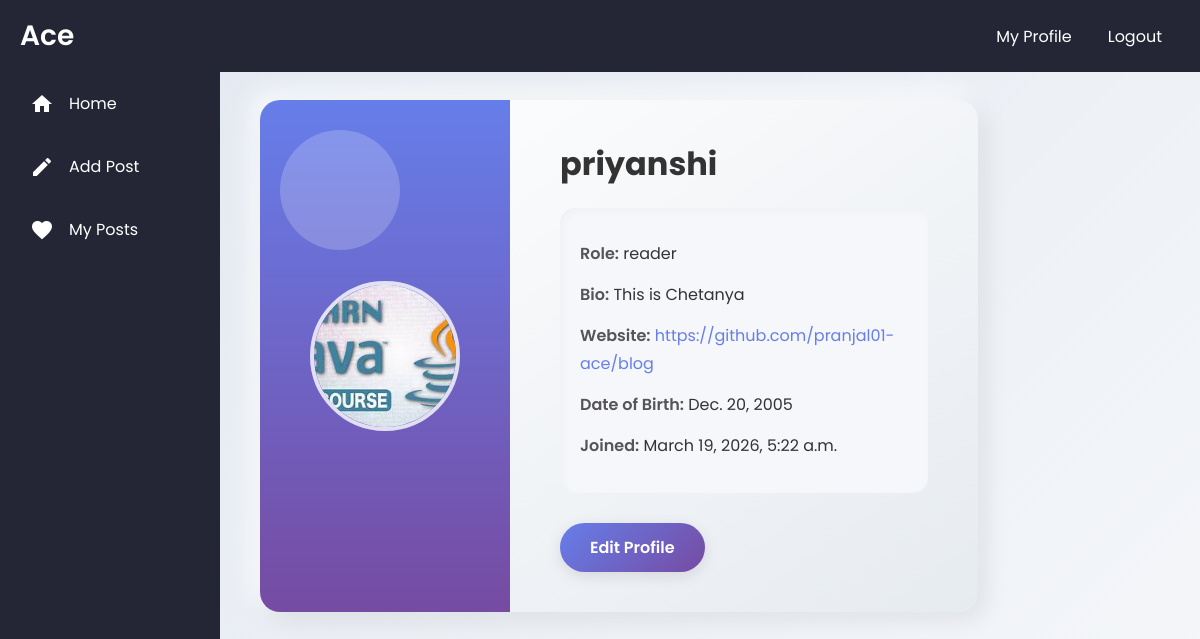
The app's page /auth/user_profile/ (signed in) with its own data.
### accounts/models.py (models this page shows, shortened)
class BlogUser(models.Model):
    ROLE_CHOICES = (
        ('reader', 'Reader'),
        ('author', 'Author'),
        ('admin', 'Admin'),
    )
    user = models.OneToOneField(
        User,
        on_delete=models.CASCADE,
        related_name="profile"
    )
    role = models.CharField(max_length=10, choices=ROLE_CHOICES, default="reader")
    bio = models.TextField(blank=True)
    profile_image = models.ImageField(upload_to='profiles/', blank=True, null=True)
    date_of_birth = models.DateField(blank=True, null=True)
    website = models.URLField(blank=True)
    created_at = models.DateTimeField(auto_now_add=True)

### accounts/views.py (the view)
# urls.py: path('user_profile/',views.user_profile, name="profile"),
@login_required
def user_profile(request):
    profile, created = BlogUser.objects.get_or_create(user=request.user)
    if request.method == 'POST':
        form = ProfileForm(request.POST, request.FILES, instance=profile)
        if form.is_valid():
            form.save()
            return redirect('dashboard')
    else:
        form = ProfileForm(instance=profile)
    return render(request, 'User_Profile.html', {
        'profile': profile,
        'form': form
    })

### accounts/templates/User_Profile.html (shortened to what this page needs)
{% load static %}
<!DOCTYPE html>
<html>
<head>
    <link rel="stylesheet" href="{% static 'accounts/css/User_Profile.css' %}">
</head>
<body>
<div class="profile-page">
    <header class="profile-header">
        {% include 'blog/header.html' %}
    </header>
    <div class="profile-layout">
        <aside class="profile-sidebar">
            {% include 'blog/sidebar.html' %}
        </aside>
        <main class="profile-main">
            <div class="profile-card">
                <div class="profile-left">
                    <div class="profile-image-wrapper">
                        {% if profile.profile_image %}
                            <img src="{{ profile.profile_image.url }}" class="profile-image">
                        {% else %}
                            <img src="{% static 'blog/images/default.png' %}" class="profile-image">
                        {% endif %}
                    </div>
                </div>
                <div class="profile-right">
                    <h2 class="profile-username">{{ profile.user.username }}</h2>
                    <div class="profile-info">
                        <p><span>Role:</span> {{ profile.role }}</p>
                        <p><span>Bio:</span> {{ profile.bio|default:"No bio yet" }}</p>
                        <p><span>Website:</span>
                            {% if profile.website %}
                                <a href="{{ profile.website }}" target="_blank">
                                    {{ profile.website }}
                                </a>
                            {% else %}
                                Not added
                            {% endif %}
                        </p>
                        <p><span>Date of Birth:</span>
                            {{ profile.date_of_birth|default:"Not set" }}
                        </p>
                        <p><span>Joined:</span> {{ profile.created_at }}</p>
                    </div>
                    <div class="profile-actions">
                        <a href="/auth/edit_profile/" class="edit-btn">
                            Edit Profile
                        </a>
                    </div>
                </div>
            </div>
        </main>
    </div>
</div>
</body>
</html>

### accounts/static/accounts/css/User_Profile.css (style rules this page uses)
body { font-family: "Poppins", sans-serif; background: linear-gradient(135deg, #e2e8f0, #f5f7fa); margin: 0; padding-top: 60px; color: #333; }
.profile-page { display: flex; min-height: 100vh; }
.profile-sidebar { position: fixed; top: 60px; left: 0; width: 220px; height: calc(100% - 60px); background: rgb(37, 38, 53); padding: 20px 0; display: flex; flex-direction: column; transition: width 0.3s; overflow: hidden; z-index: 900; }
.profile-main { margin-left: 220px; flex: 1; padding: 40px; }
.profile-card { display: flex; background: linear-gradient(145deg, #ffffff, #e6ebf0); border-radius: 20px; overflow: hidden; box-shadow: 8px 8px 25px rgba(0,0,0,0.08), -8px -8px 25px rgba(255,255,255,0.8); transition: transform 0.3s ease, box-shadow 0.3s ease; position: relative; }
.profile-left { flex: 0 0 250px; background: linear-gradient(to bottom, #667eea, #764ba2); display: flex; justify-content: center; align-items: center; padding: 40px 20px; position: relative; }
.profile-left::after { content: ""; position: absolute; width: 120px; height: 120px; background: rgba(255,255,255,0.2); border-radius: 50%; top: 30px; left: 20px; z-index: 0; }
.profile-image-wrapper { width: 150px; height: 150px; border-radius: 50%; overflow: hidden; border: 4px solid rgba(255,255,255,0.8); z-index: 1; }
.profile-image-wrapper img.profile-image { width: 100%; height: 100%; object-fit: cover; }
.profile-right { flex: 1; padding: 40px 50px; display: flex; flex-direction: column; justify-content: center; }
.profile-username { margin: 0; font-size: 32px; font-weight: 700; color: #333; }
.profile-info { margin-top: 20px; font-size: 16px; line-height: 1.8; background: #f5f7fa; padding: 20px; border-radius: 15px; box-shadow: inset 3px 3px 8px rgba(0,0,0,0.03); }
.profile-info p { margin: 12px 0; }
.profile-info span { font-weight: 600; color: #555; }
.profile-info a { color: #667eea; text-decoration: none; }
.profile-actions { margin-top: 30px; }
.edit-btn { display: inline-block; padding: 12px 30px; background: linear-gradient(135deg, #667eea, #764ba2); color: #fff; font-weight: 600; text-decoration: none; border-radius: 50px; transition: transform 0.2s ease, box-shadow 0.2s ease; box-shadow: 0 4px 15px rgba(0,0,0,0.1); }

### blog/static/blog/css/header.css (style rules this page uses)
* { margin: 0; padding: 0; box-sizing: border-box; }
body { width: 100%; height: 100vh; background-color: rgb(235, 236, 242); font-family: "Poppins", sans-serif; }
header, .center { position: fixed; top: 0; left: 0; width: 100%; z-index: 1000; height: 60px; }
body { padding-top: 60px; }

### records on screen
BlogUser: profile_image (picture), user.username "priyanshi", role "reader", bio "This is Chetanya", website "https://github.com/pranjal01-ace/blog", date_of_birth "Dec. 20, 2005", created_at "March 19, 2026, 5:22 a.m."
